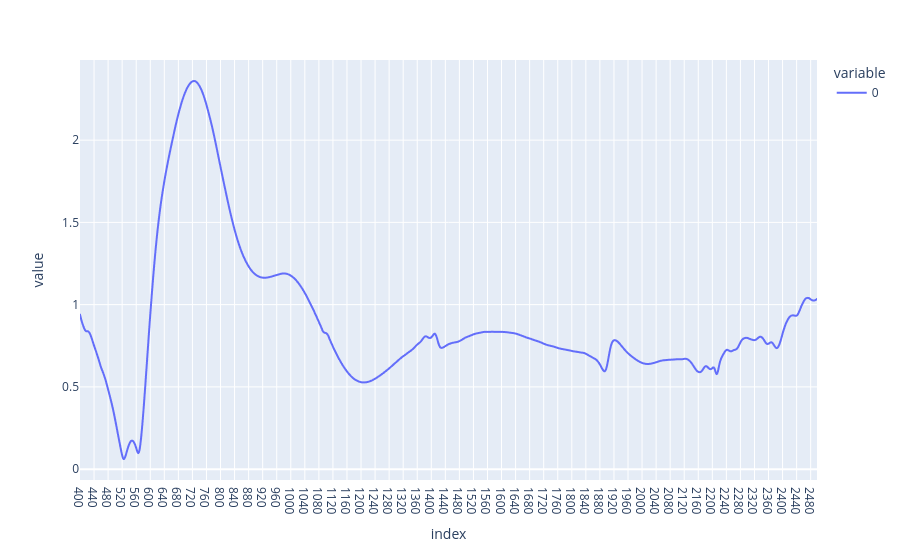

Write notebook code for a chart like this one.
### Code cell
# Importing the necessary libraries
import pandas as pd
import numpy as np
import kennard_stone as ks
pd.options.plotting.backend = 'plotly'  # setting plotly as the backend for pandas plotting

# Add parent directory to sys.path so local module 'synthetic' (one level up) can be imported
import sys
from pathlib import Path # for path manipulations
parent_dir = Path.cwd().parent.parent.resolve() # move two levels up from current working directory
if str(parent_dir) not in sys.path: # check to avoid duplicates
    sys.path.insert(0, str(parent_dir)) # insert at the start of sys.path to prioritize local modules

# Loading a soil spectral dataset based on X-ray fluorescence (XRF)
data_complete = pd.read_csv(f'{parent_dir}/VNIR_databases/soil/plsda/soil_vnir.csv', sep=';') # local copy of Toledo 2022 dataset (os ... indica para omitir o caminho longo)
data = data_complete.loc[:, '400':'2498']


data_A = data_complete[data_complete['Class'] == 'A'].reset_index(drop=True)
data_B = data_complete[data_complete['Class'] == 'B'].reset_index(drop=True)

# splitting the data into calibration and prediction sets by kennard-stone algorithm
XA_cal, XA_pred = ks.train_test_split(data_A.loc[:, '400':'2498'], test_size=0.30) # class A
XA_cal = XA_cal.reset_index(drop=True)
XA_pred = XA_pred.reset_index(drop=True)

XB_cal, XB_pred = ks.train_test_split(data_B.loc[:, '400':'2498'], test_size=0.30) # class B
XB_cal = XB_cal.reset_index(drop=True)
XB_pred = XB_pred.reset_index(drop=True)

Xcalclass = pd.concat([XA_cal, XB_cal], axis=0).reset_index(drop=True) # concatenating both classes
Xpredclass = pd.concat([XA_pred, XB_pred], axis=0).reset_index(drop=True)
ycalclass = pd.Series(['A']*XA_cal.shape[0] + ['B']*XB_cal.shape[0]) # creating the target variable for calibration set
ypredclass = pd.Series(['A']*XA_pred.shape[0] + ['B']*XB_pred.shape[0]) # creating the target variable for prediction set

# preprocessings
import preprocessings as prepr # preprocessing methods for XRF data

# savitzky-golay smoothing on the vnir spectra
from scipy.signal import savgol_filter
Xcalclass = pd.DataFrame(savgol_filter(Xcalclass, window_length=11, polyorder=2, axis=1), columns=Xcalclass.columns)
Xpredclass = pd.DataFrame(savgol_filter(Xpredclass, window_length=11, polyorder=2, axis=1), columns=Xpredclass.columns)
Xcalclass_prep, mean_calclass  = prepr.mc(Xcalclass)
Xpredclass_prep = Xpredclass - mean_calclass

from modeling import pls_optimized

# performing PLS-DA with optimized latent variables
plsda_results = pls_optimized(Xcalclass_prep, 
                              ycalclass,
                              LVmax=2,
                              Xpred=Xpredclass_prep,
                              ypred=ypredclass,
                              aim='classification',
                              cv=10)

# Convenience references used later
pls_model = plsda_results[3]               # fitted PLS model
vip_scores_mat = plsda_results[4]          # VIP scores matrix (features × LV)
y_pred_cont = plsda_results[5].iloc[:, -1] # continuous predictions for Xcalclass (used for MI/Cov)

# plotando o vip scores rapidamente
vip_scores_mat.T.plot()

### Figure 1 — Plotly figure (JSON) as saved in the notebook; plotly's stock layout.template omitted (floating-point values rounded to 4 significant figures; data arrays with more than 128 entries replaced by an {"elided": "..."} marker saying what was removed)
{"data": [{"hovertemplate": "variable=0<br>index=%{x}<br>value=%{y}<extra></extra>", "legendgroup": "0", "line": {"color": "#636efa", "dash": "solid"}, "marker": {"symbol": "circle"}, "mode": "lines", "name": "0", "showlegend": true, "type": "scattergl", "x": {"elided": "1050 str values"}, "xaxis": "x", "y": {"elided": "1050 float values"}, "yaxis": "y"}], "layout": {"legend": {"title": {"text": "variable"}, "tracegroupgap": 0}, "margin": {"t": 60}, "xaxis": {"anchor": "y", "domain": [0, 1], "title": {"text": "index"}}, "yaxis": {"anchor": "x", "domain": [0, 1], "title": {"text": "value"}}}}
